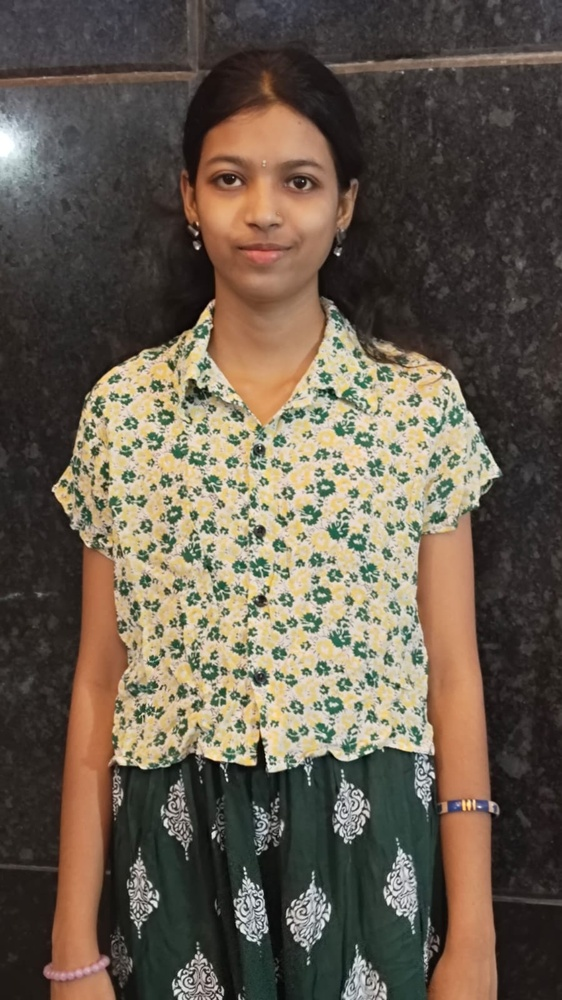
#> input picture mypic.jpeg, 562 x 1000 px, shrunk from 900 x 1600 before the run, found by its file name
$ jupyter execute d.exp5.ipynb   (older library calls are emulated)
#> lines starting #> are read from the running program, lines starting #| are printed output that depends on the picture
### EXP NO : 05 - Implementation-of-Filters
### NAME : SADHANA S
### REG.NO : 212224230234

[cell 1]
import cv2
import matplotlib.pyplot as plt
import numpy as np

image1=cv2.imread(r"C:\Users\admin\Downloads\mypic.jpeg")
#> image1 is the input picture: shape (1000, 562, 3); mean B, G, R 78.4, 91.8, 102.8
image2=cv2.cvtColor(image1,cv2.COLOR_BGR2RGB)

[cell 2]
kernel=np.ones((11,11),np.float32)/169
image3=cv2.filter2D(image2,-1,kernel)
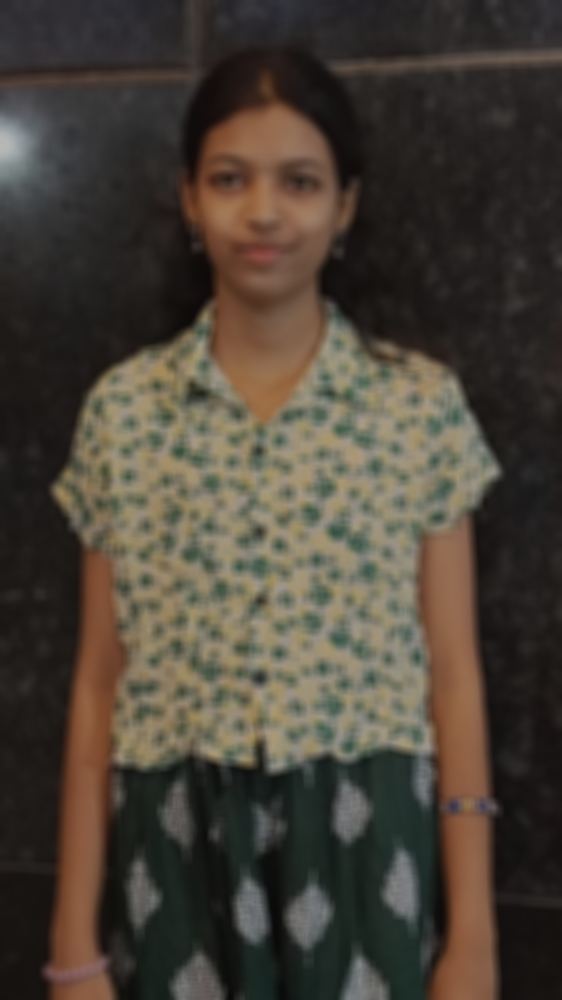
#> image3: shape (1000, 562, 3); mean R, G, B 73.6, 65.7, 56.1
plt.figure(figsize=(9,9))
plt.subplot(1,2,1)
plt.imshow(image2)
plt.title("Original Image")
plt.axis("off")
plt.subplot(1,2,2)
plt.imshow(image3)
plt.title("Average Filter Image")
plt.axis("off")
plt.show()
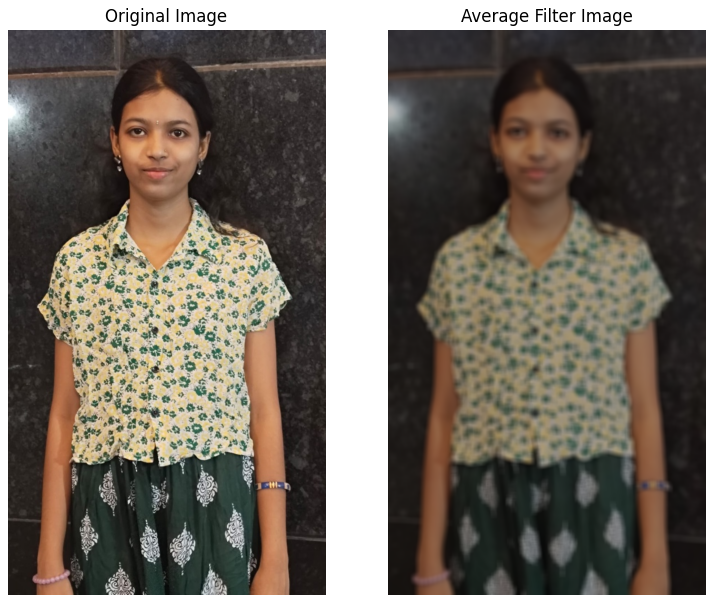
#> figure drawn by matplotlib, 2 panels

[cell 3]
kernel1=np.array([[1,2,1],[2,4,2],[1,2,1]])/16
image2=cv2.cvtColor(image1,cv2.COLOR_BGR2RGB)
image3=cv2.filter2D(image2,-1,kernel1)
plt.subplot(1,2,1)
plt.imshow(image2)
plt.title("Original Image")
plt.axis("off")
plt.subplot(1,2,2)
plt.imshow(image3)
plt.title("Weighted Average Filter Image")
plt.axis("off")
plt.show()
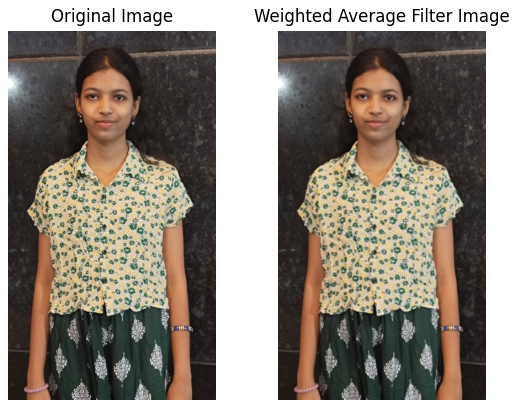
#> figure drawn by matplotlib, 2 panels

[cell 4]
gaussian_blur=cv2.GaussianBlur(image2,(33,33),0,0)
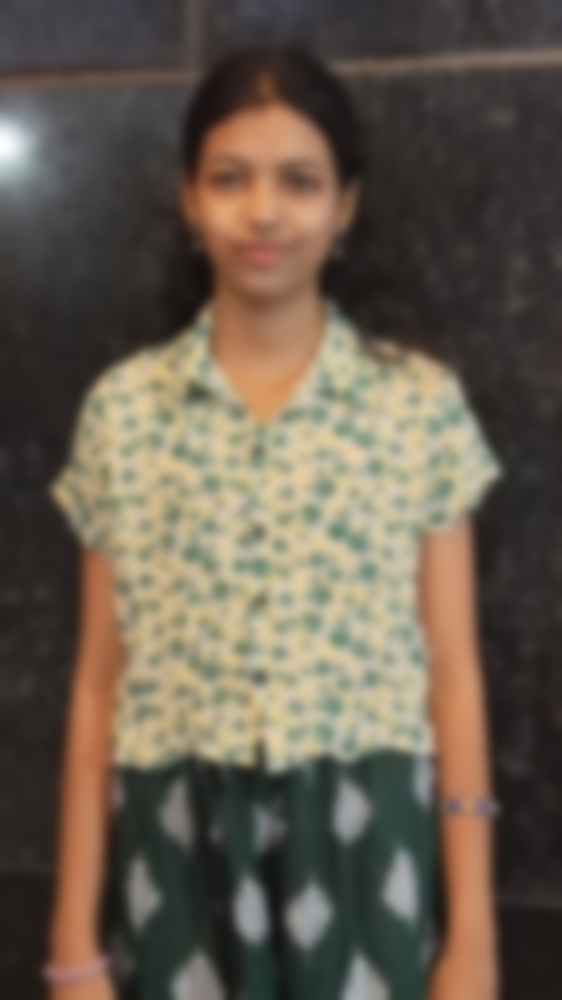
#> gaussian_blur: shape (1000, 562, 3); mean R, G, B 102.8, 91.8, 78.4
plt.subplot(1,2,1)
plt.imshow(image2)
plt.title("Original Image")
plt.axis("off")
plt.subplot(1,2,2)
plt.imshow(gaussian_blur)
plt.title("Gaussian Blur")
plt.axis("off")
plt.show()

[cell 5]
median=cv2.medianBlur(image2,13)
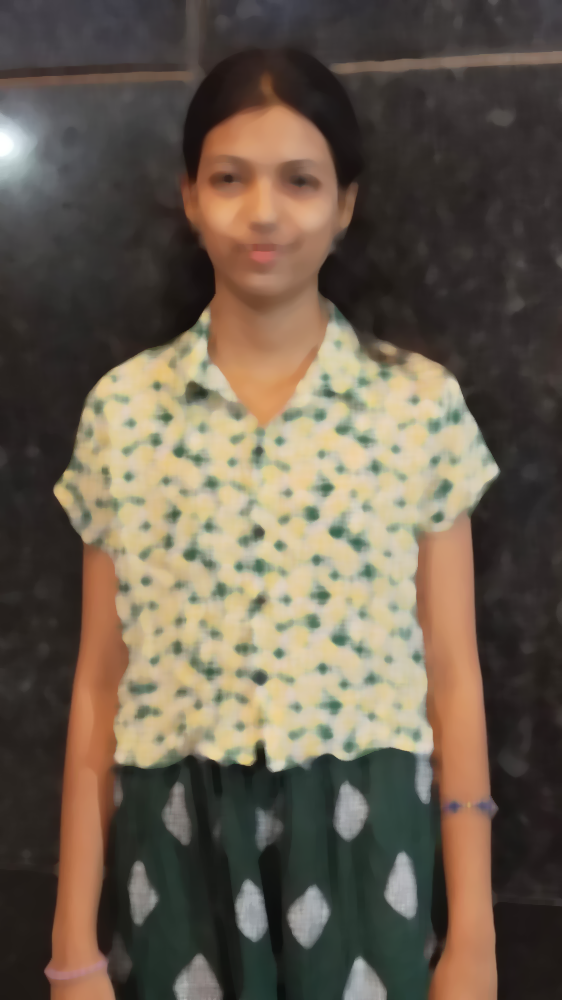
#> median: shape (1000, 562, 3); mean R, G, B 105, 93.2, 78.8
plt.figure(figsize=(9,9))
plt.subplot(1,2,1)
plt.imshow(image2)
plt.title("Original Image")
plt.axis("off")
plt.subplot(1,2,2)
plt.imshow(median)
plt.title("Median Blur")
plt.axis("off")
plt.show()

[cell 6]
kernel2=np.array([[-1,-1,-1],[2,-2,1],[2,1,-1]])
image3=cv2.filter2D(image2,-1,kernel2)
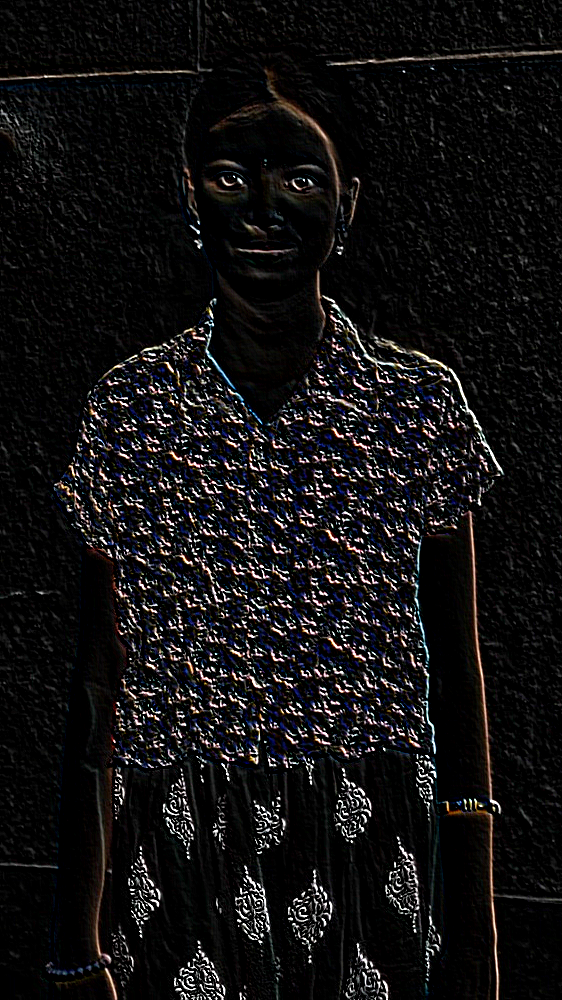
#> image3: shape (1000, 562, 3); mean R, G, B 18.2, 17.2, 17.8
plt.subplot(1,2,1)
plt.imshow(image2)
plt.title("Original Image")
plt.axis("off")
plt.subplot(1,2,2)
plt.imshow(image3)
plt.title("Laplacian Kernel")
plt.axis("off")
plt.show()

[cell 7]
laplacian=cv2.Laplacian(image2,cv2.CV_64F)
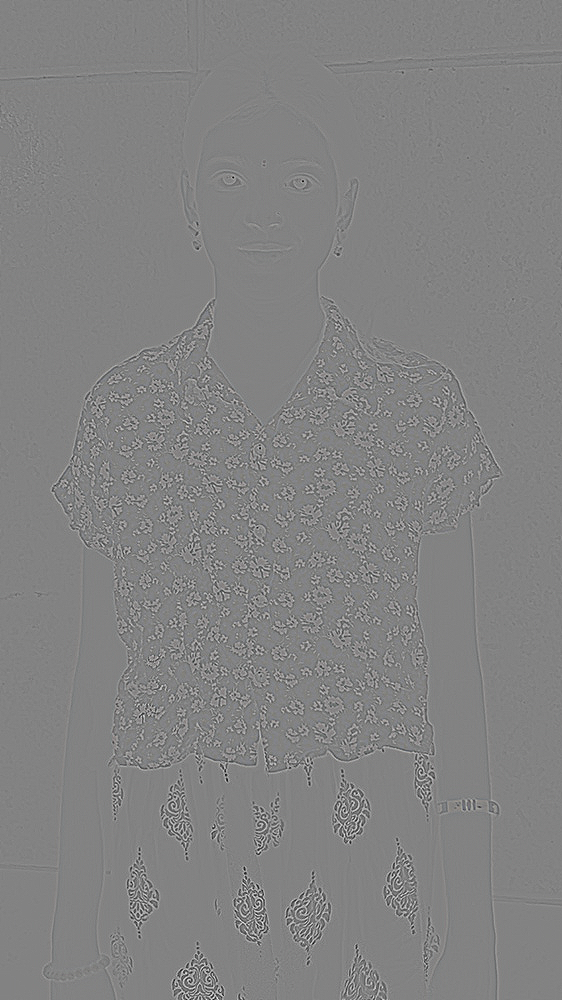
#> laplacian: shape (1000, 562, 3) float64; mean R, G, B 0, 0, 0; drawn with min black and max white
plt.subplot(1,2,1)
plt.imshow(image2)
plt.title("Original Image")
plt.axis("off")
plt.subplot(1,2,2)
plt.imshow(laplacian)
plt.title("Laplacian Operator")
plt.axis("off")
plt.show()
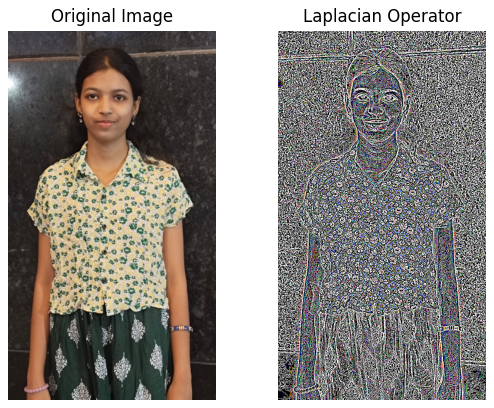
#> figure drawn by matplotlib, 2 panels
